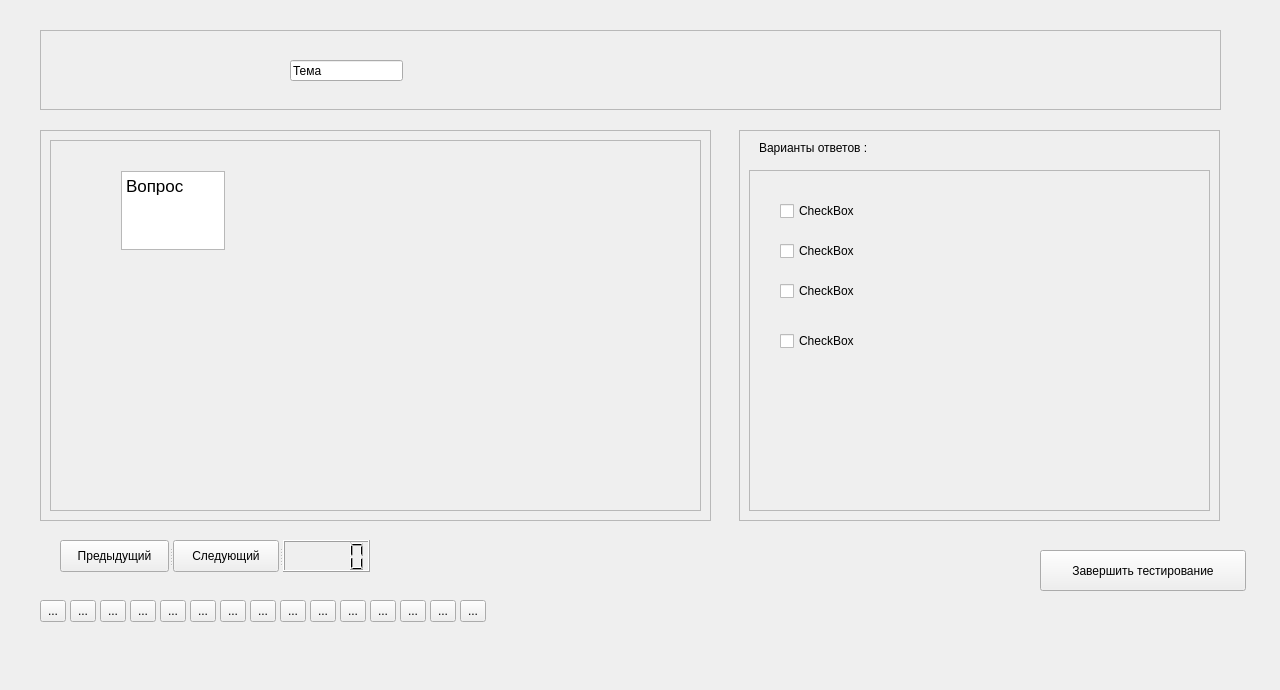
<?xml version="1.0" encoding="UTF-8"?>
<ui version="4.0">
 <class>Form</class>
 <widget class="QWidget" name="Form">
  <property name="geometry">
   <rect>
    <x>0</x>
    <y>0</y>
    <width>1280</width>
    <height>690</height>
   </rect>
  </property>
  <property name="windowTitle">
   <string>Form</string>
  </property>
  <widget class="QPushButton" name="pushButton_2">
   <property name="geometry">
    <rect>
     <x>1040</x>
     <y>550</y>
     <width>206</width>
     <height>41</height>
    </rect>
   </property>
   <property name="text">
    <string>Завершить тестирование</string>
   </property>
  </widget>
  <widget class="QToolButton" name="toolButton_9">
   <property name="geometry">
    <rect>
     <x>280</x>
     <y>600</y>
     <width>26</width>
     <height>22</height>
    </rect>
   </property>
   <property name="text">
    <string>...</string>
   </property>
  </widget>
  <widget class="QToolButton" name="toolButton_3">
   <property name="geometry">
    <rect>
     <x>100</x>
     <y>600</y>
     <width>26</width>
     <height>22</height>
    </rect>
   </property>
   <property name="text">
    <string>...</string>
   </property>
  </widget>
  <widget class="QToolButton" name="toolButton_15">
   <property name="geometry">
    <rect>
     <x>460</x>
     <y>600</y>
     <width>26</width>
     <height>22</height>
    </rect>
   </property>
   <property name="text">
    <string>...</string>
   </property>
  </widget>
  <widget class="QSplitter" name="splitter_2">
   <property name="geometry">
    <rect>
     <x>60</x>
     <y>540</y>
     <width>310</width>
     <height>32</height>
    </rect>
   </property>
   <property name="orientation">
    <enum>Qt::Horizontal</enum>
   </property>
   <widget class="QSplitter" name="splitter">
    <property name="orientation">
     <enum>Qt::Horizontal</enum>
    </property>
    <widget class="QPushButton" name="pushButton_4">
     <property name="text">
      <string>Предыдущий</string>
     </property>
    </widget>
    <widget class="QPushButton" name="pushButton_3">
     <property name="text">
      <string>Следующий</string>
     </property>
    </widget>
   </widget>
   <widget class="QLCDNumber" name="lcdNumber"/>
  </widget>
  <widget class="QToolButton" name="toolButton_4">
   <property name="geometry">
    <rect>
     <x>130</x>
     <y>600</y>
     <width>26</width>
     <height>22</height>
    </rect>
   </property>
   <property name="text">
    <string>...</string>
   </property>
  </widget>
  <widget class="QFrame" name="frame_3">
   <property name="geometry">
    <rect>
     <x>739</x>
     <y>130</y>
     <width>481</width>
     <height>391</height>
    </rect>
   </property>
   <property name="frameShape">
    <enum>QFrame::StyledPanel</enum>
   </property>
   <property name="frameShadow">
    <enum>QFrame::Raised</enum>
   </property>
   <widget class="QScrollArea" name="scrollArea_2">
    <property name="geometry">
     <rect>
      <x>10</x>
      <y>40</y>
      <width>461</width>
      <height>341</height>
     </rect>
    </property>
    <property name="widgetResizable">
     <bool>true</bool>
    </property>
    <widget class="QWidget" name="scrollAreaWidgetContents_2">
     <property name="geometry">
      <rect>
       <x>0</x>
       <y>0</y>
       <width>459</width>
       <height>339</height>
      </rect>
     </property>
     <widget class="QCheckBox" name="checkBox">
      <property name="geometry">
       <rect>
        <x>30</x>
        <y>30</y>
        <width>89</width>
        <height>20</height>
       </rect>
      </property>
      <property name="text">
       <string>CheckBox</string>
      </property>
     </widget>
     <widget class="QCheckBox" name="checkBox_2">
      <property name="geometry">
       <rect>
        <x>30</x>
        <y>70</y>
        <width>89</width>
        <height>20</height>
       </rect>
      </property>
      <property name="text">
       <string>CheckBox</string>
      </property>
     </widget>
     <widget class="QCheckBox" name="checkBox_3">
      <property name="geometry">
       <rect>
        <x>30</x>
        <y>110</y>
        <width>89</width>
        <height>20</height>
       </rect>
      </property>
      <property name="text">
       <string>CheckBox</string>
      </property>
     </widget>
     <widget class="QCheckBox" name="checkBox_4">
      <property name="geometry">
       <rect>
        <x>30</x>
        <y>160</y>
        <width>89</width>
        <height>20</height>
       </rect>
      </property>
      <property name="text">
       <string>CheckBox</string>
      </property>
     </widget>
    </widget>
   </widget>
   <widget class="QLabel" name="label">
    <property name="geometry">
     <rect>
      <x>20</x>
      <y>10</y>
      <width>126</width>
      <height>16</height>
     </rect>
    </property>
    <property name="text">
     <string>Варианты ответов :</string>
    </property>
   </widget>
  </widget>
  <widget class="QToolButton" name="toolButton_13">
   <property name="geometry">
    <rect>
     <x>400</x>
     <y>600</y>
     <width>26</width>
     <height>22</height>
    </rect>
   </property>
   <property name="text">
    <string>...</string>
   </property>
  </widget>
  <widget class="QFrame" name="frame_2">
   <property name="geometry">
    <rect>
     <x>40</x>
     <y>130</y>
     <width>671</width>
     <height>391</height>
    </rect>
   </property>
   <property name="frameShape">
    <enum>QFrame::StyledPanel</enum>
   </property>
   <property name="frameShadow">
    <enum>QFrame::Raised</enum>
   </property>
   <widget class="QScrollArea" name="scrollArea">
    <property name="geometry">
     <rect>
      <x>10</x>
      <y>10</y>
      <width>651</width>
      <height>371</height>
     </rect>
    </property>
    <property name="widgetResizable">
     <bool>true</bool>
    </property>
    <widget class="QWidget" name="scrollAreaWidgetContents">
     <property name="geometry">
      <rect>
       <x>0</x>
       <y>0</y>
       <width>649</width>
       <height>369</height>
      </rect>
     </property>
     <widget class="QTextEdit" name="textEdit">
      <property name="geometry">
       <rect>
        <x>70</x>
        <y>30</y>
        <width>104</width>
        <height>79</height>
       </rect>
      </property>
      <property name="html">
       <string>&lt;!DOCTYPE HTML PUBLIC &quot;-//W3C//DTD HTML 4.0//EN&quot; &quot;http://www.w3.org/TR/REC-html40/strict.dtd&quot;&gt;
&lt;html&gt;&lt;head&gt;&lt;meta name=&quot;qrichtext&quot; content=&quot;1&quot; /&gt;&lt;style type=&quot;text/css&quot;&gt;
p, li { white-space: pre-wrap; }
&lt;/style&gt;&lt;/head&gt;&lt;body style=&quot; font-family:'.Helvetica Neue DeskInterface'; font-size:13pt; font-weight:400; font-style:normal;&quot;&gt;
&lt;p style=&quot; margin-top:0px; margin-bottom:0px; margin-left:0px; margin-right:0px; -qt-block-indent:0; text-indent:0px;&quot;&gt;Вопрос&lt;/p&gt;&lt;/body&gt;&lt;/html&gt;</string>
      </property>
     </widget>
    </widget>
   </widget>
  </widget>
  <widget class="QToolButton" name="toolButton_12">
   <property name="geometry">
    <rect>
     <x>370</x>
     <y>600</y>
     <width>26</width>
     <height>22</height>
    </rect>
   </property>
   <property name="text">
    <string>...</string>
   </property>
  </widget>
  <widget class="QToolButton" name="toolButton_14">
   <property name="geometry">
    <rect>
     <x>430</x>
     <y>600</y>
     <width>26</width>
     <height>22</height>
    </rect>
   </property>
   <property name="text">
    <string>...</string>
   </property>
  </widget>
  <widget class="QToolButton" name="toolButton">
   <property name="geometry">
    <rect>
     <x>40</x>
     <y>600</y>
     <width>26</width>
     <height>22</height>
    </rect>
   </property>
   <property name="text">
    <string>...</string>
   </property>
  </widget>
  <widget class="QToolButton" name="toolButton_8">
   <property name="geometry">
    <rect>
     <x>250</x>
     <y>600</y>
     <width>26</width>
     <height>22</height>
    </rect>
   </property>
   <property name="text">
    <string>...</string>
   </property>
  </widget>
  <widget class="QToolButton" name="toolButton_7">
   <property name="geometry">
    <rect>
     <x>220</x>
     <y>600</y>
     <width>26</width>
     <height>22</height>
    </rect>
   </property>
   <property name="text">
    <string>...</string>
   </property>
  </widget>
  <widget class="QToolButton" name="toolButton_2">
   <property name="geometry">
    <rect>
     <x>70</x>
     <y>600</y>
     <width>26</width>
     <height>22</height>
    </rect>
   </property>
   <property name="text">
    <string>...</string>
   </property>
  </widget>
  <widget class="QFrame" name="frame">
   <property name="geometry">
    <rect>
     <x>40</x>
     <y>30</y>
     <width>1181</width>
     <height>80</height>
    </rect>
   </property>
   <property name="frameShape">
    <enum>QFrame::StyledPanel</enum>
   </property>
   <property name="frameShadow">
    <enum>QFrame::Raised</enum>
   </property>
   <widget class="QLineEdit" name="lineEdit">
    <property name="geometry">
     <rect>
      <x>250</x>
      <y>30</y>
      <width>113</width>
      <height>21</height>
     </rect>
    </property>
    <property name="text">
     <string>Тема</string>
    </property>
   </widget>
  </widget>
  <widget class="QToolButton" name="toolButton_11">
   <property name="geometry">
    <rect>
     <x>340</x>
     <y>600</y>
     <width>26</width>
     <height>22</height>
    </rect>
   </property>
   <property name="text">
    <string>...</string>
   </property>
  </widget>
  <widget class="QToolButton" name="toolButton_10">
   <property name="geometry">
    <rect>
     <x>310</x>
     <y>600</y>
     <width>26</width>
     <height>22</height>
    </rect>
   </property>
   <property name="text">
    <string>...</string>
   </property>
  </widget>
  <widget class="QToolButton" name="toolButton_6">
   <property name="geometry">
    <rect>
     <x>190</x>
     <y>600</y>
     <width>26</width>
     <height>22</height>
    </rect>
   </property>
   <property name="text">
    <string>...</string>
   </property>
  </widget>
  <widget class="QToolButton" name="toolButton_5">
   <property name="geometry">
    <rect>
     <x>160</x>
     <y>600</y>
     <width>26</width>
     <height>22</height>
    </rect>
   </property>
   <property name="text">
    <string>...</string>
   </property>
  </widget>
 </widget>
 <resources/>
 <connections/>
</ui>
